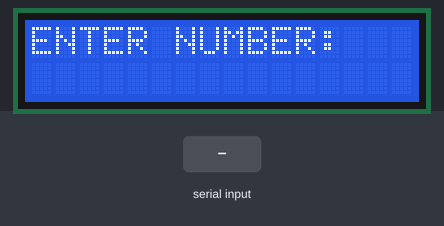
Bench run of a sketch on a simulated Arduino Uno, built with avr-gcc and run on an emulated ATmega328P. On the bench: 16×2 character LCD. The inputs (shaded band) are chosen by the test bench. What the sketch prints to the serial monitor is not drawn.

Above: at 1.2 s.
1.3 s: "90,45\n" received over Serial
At 2.2 s:
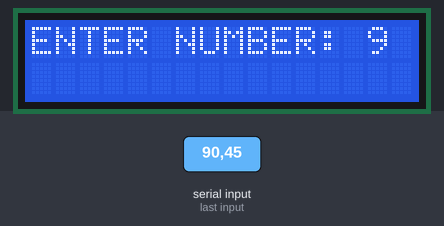
At 3.35 s:
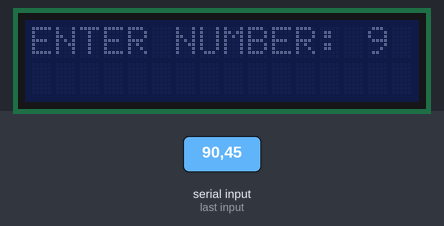
Timing chart, 0 to 4.8 s (numbered marks = the images above; inputs shaded):
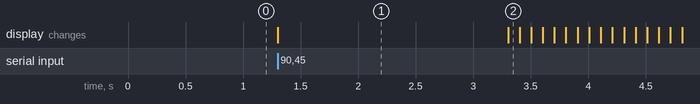

The sketch:

AR18_LCD.ino
```cpp
/*
 예제 3.2
 I2C를 이용한 LCD 출력
*/

// I2C 통신 라이브러리 설정
#include <Wire.h>
// I2C LCD 라리브러리 설정
#include <LiquidCrystal_I2C.h>

// LCD I2C address 설정 PCF8574:0x27, PCF8574A:0x3F
LiquidCrystal_I2C lcd(0x27,16,2);  // LCD address:0x27, 16X2 LCD, 0x3F
int blinkNumber=0;
void setup()
{
  // 9600 bps로 시리얼 통신 설정
  Serial.begin(9600);
  lcd.init(); // LCD 설정
  lcd.clear();      // LCD를 모두 지운다.
  lcd.backlight();  // 백라이트를 켠다.
  // Arduino LCD, Welcome 표시
  lcd.setCursor(0,0);
  // LCD 백라이트를 두 번 점멸
lcd.print("ENTER NUMBER: ");


}

void loop()
{// 시리얼 통신으로 입력 받은 데이터가 있는지를 검사하여
// 데이터가 있을 경우에 if문 안의 명령어를 실행

  if(Serial.available()){
  // val 변수에 시리얼 통신값 읽어오기
    char val=Serial.read();
    // 입력된 값이 0~9의 숫자인지를 판단
    if(isDigit(val)){
      lcd.print(val);
     // val은 ASCII 코드값이므로 숫자로 바꿔주기 위하여
     // '0'의 아스키 코드값을 빼줌
     // blinkNumber에는 실제 숫자가 저장된다.
      blinkNumber=(val-'0');
    }
    Serial.print("입력한수");
    Serial.println(blinkNumber);
    delay(2000);
  }
  // blinkNumber 만큼 LED를 점멸시킴
  if(blinkNumber!=0){
    for(char i=0;i < blinkNumber;i++){
  lcd.noBacklight();
  delay(100);
  lcd.backlight();
 delay(100);
    }

  }

  blinkNumber=0;
  }


  // 점멸 횟수를 리셋함
```

Measured:
- after the input at 1.3 s, the display: changes at once (image 1)
- what the display in image 1 shows lasts 2.0 s, from 1.3 s to 3.3 s
